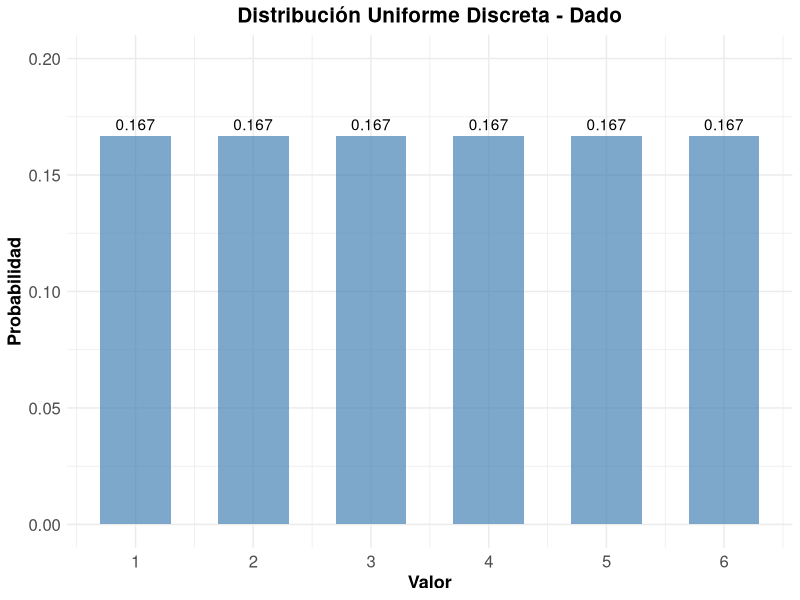
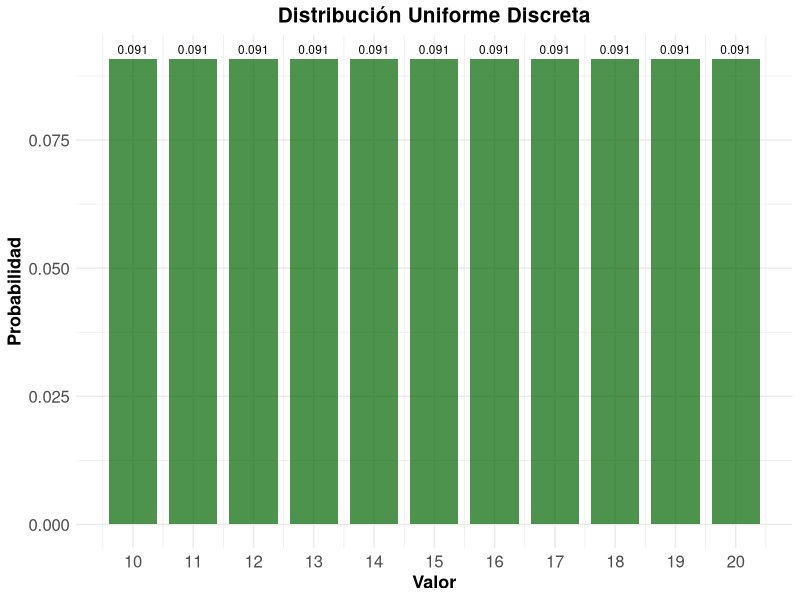
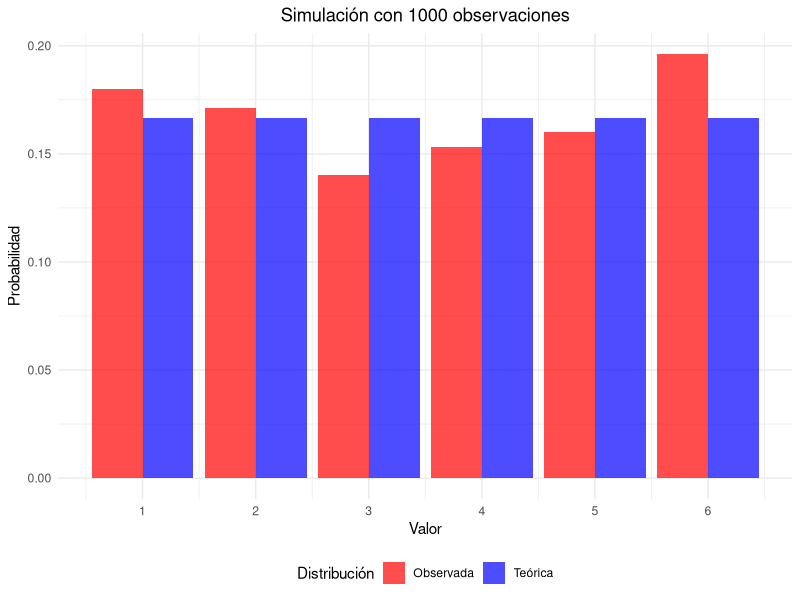
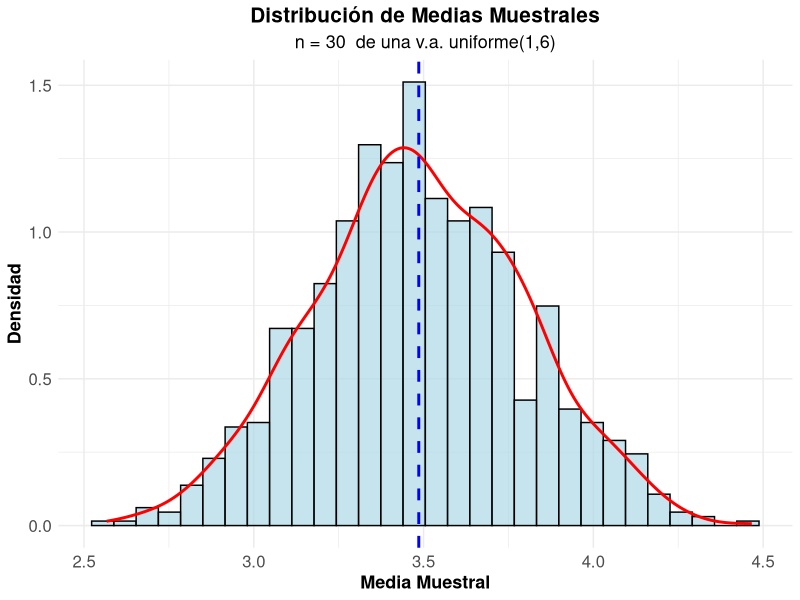
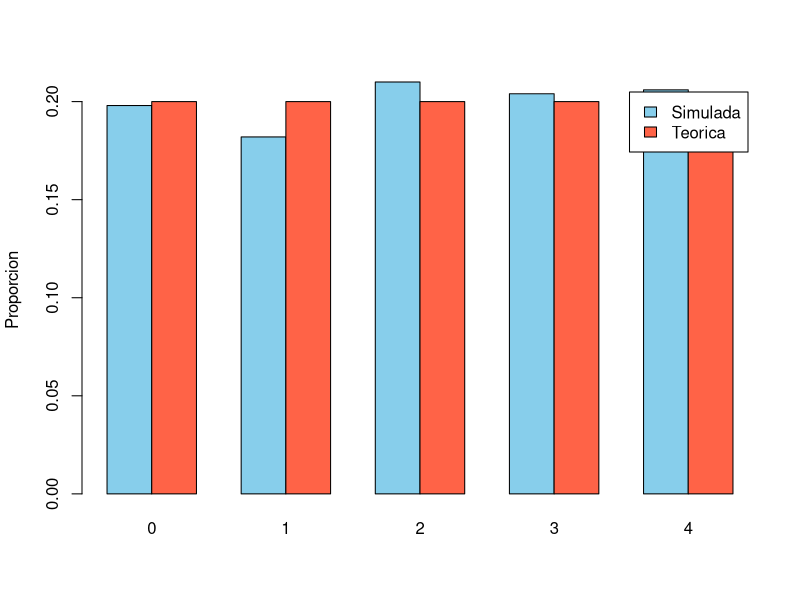

Reproduce these figures in R, in order.
## ---- chunk 1
#| label: setup
#| include: false
library(tidyverse)
library(kableExtra)
library(gridExtra)
## ---- chunk 2
#| code-fold: true
#| label: dado-ejemplo

# Parámetros del dado
x_1 <- 1
x_6 <- 6
valores <- x_1:x_6
probabilidades <- rep(1/length(valores), length(valores))

# Crear data frame
dado_data <- data.frame(
  Valor = valores,
  Probabilidad = probabilidades
)

# Mostrar tabla
kable(dado_data, 
      caption = "Distribución de probabilidad de un dado",
      align = "cc") %>%
  kable_styling(bootstrap_options = "striped")
## ---- chunk 3
#| code-fold: true
#| label: parametros-dado
# Media
media <- sum(dado_data$Valor)/length(dado_data$Valor)
cat("Media:", media, "\n")

# Varianza
varianza <- sum((dado_data$Valor- media)^2)/length(dado_data$Valor)
cat("Varianza:", varianza, "\n")

# Desviación estándar
desv_std <- sqrt(varianza)
cat("Desviación estándar:", round(desv_std, 4), "\n")
## ---- chunk 4
#| code-fold: true
#| label: grafico-dado
#| fig-cap: "Función de probabilidad de un dado"

ggplot(dado_data, aes(x = Valor, y = Probabilidad)) +
  geom_col(fill = "steelblue", alpha = 0.7, width = 0.6) +
  geom_text(aes(label = round(Probabilidad, 3)), vjust = -0.5) +
  scale_x_continuous(breaks = valores) +
  scale_y_continuous(limits = c(0, 0.20)) +
  labs(title = "Distribución Uniforme Discreta - Dado",
       x = "Valor",
       y = "Probabilidad") +
  theme_minimal() +
  theme(
    legend.title = element_text(size=13, face="bold"),
    legend.text = element_text(size=13),
    plot.title = element_text(size=15, face="bold", hjust = 0.5),
    plot.subtitle = element_text(size=13, hjust = 0.5),
    axis.text.x=element_text(size=12),
    axis.text.y=element_text(size=12),
    axis.title.x = element_text(face="bold", size=13),
    axis.title.y = element_text(face="bold", size=13)
    # panel.grid.major.y = element_line(color = "#ECF0F1", linewidth = 0.5,
    #   linetype = "dashed"),
    # panel.grid.minor.y = element_blank(),
    # panel.grid.major.x = element_blank(),
    # panel.background = element_rect(fill = "#FAFAFA", color = NA),
    # plot.background = element_rect(fill = "white", color = NA)
  )
## ---- chunk 5
#| code-fold: true
#| label: ejemplo-numeros

x2_1 <- 10
x2_n <- 20
valores2 <- x2_1:x2_n
probabilidades2 <- rep(1/(length(valores2)), length(valores2))

# Data_frame
data2 <- data.frame(
  Valor = valores2,
  Probabilidad = probabilidades2
)

# Parámetros estadísticos
media2 <- mean(data2$Valor)
varianza2 <- sum((data2$Valor - media2)^2)/length(data2$Valor)
desv_std2 <- sqrt(varianza2)

cat("Media:", media2, "\n")
cat("Varianza:", round(varianza2, 4), "\n")
cat("Desviación estándar:", round(desv_std2, 4), "\n")
## ---- chunk 6
#| label: grafico-numeros
#| code-fold: true
#| fig-align: "center"
#| fig-cap: "Distribución uniforme discreta entre 10 y 20"


ggplot(data2, aes(x = Valor, y = Probabilidad)) +
  geom_col(fill = "darkgreen", alpha = 0.7, width = 0.8) +
  geom_text(aes(label = round(Probabilidad, 3)), 
            vjust = -0.5, size = 3) +
  scale_x_continuous(breaks = seq(10, 20, 1)) +
  labs(title = "Distribución Uniforme Discreta",
       x = "Valor",
       y = "Probabilidad") +
  theme_minimal() +
  theme(
    legend.title = element_text(size=13, face="bold"),
    legend.text = element_text(size=13),
    plot.title = element_text(size=15, face="bold", hjust = 0.5),
    plot.subtitle = element_text(size=13, hjust = 0.5),
    axis.text.x=element_text(size=12),
    axis.text.y=element_text(size=12),
    axis.title.x = element_text(face="bold", size=13),
    axis.title.y = element_text(face="bold", size=13)
    # panel.grid.major.y = element_line(color = "#ECF0F1", linewidth = 0.5,
    #   linetype = "dashed"),
    # panel.grid.minor.y = element_blank(),
    # panel.grid.major.x = element_blank(),
    # panel.background = element_rect(fill = "#FAFAFA", color = NA),
    # plot.background = element_rect(fill = "white", color = NA)
  )
## ---- chunk 7
#| code-fold: true
#| label: simulacion

# Generar 1000 números aleatorios
n_sim <- 1000
muestra <- sample(1:6, n_sim, replace = TRUE)

# Frecuencias observadas
freq_obs <- table(muestra)
freq_rel <- prop.table(freq_obs)

# Comparar con probabilidades teóricas
comparacion <- data.frame(
  Valor = 1:6,
  Prob_Teorica = rep(1/6, 6),
  Freq_Observada = as.numeric(freq_rel)
)

kable(comparacion, 
      caption = "Comparación entre probabilidades teóricas y observadas",
      col.names = c("Valor", "Prob. Teórica", "Freq. Observada"),
      digits = 4) |> 
  kable_styling(bootstrap_options = "striped")
## ---- chunk 8
#| code-fold: true
#| label: grafico-simulacion
#| fig-width: 8
#| fig-height: 6
#| fig-align: "center"
#| fig-cap: "Comparación entre distribución teórica y simulada"


# Preparar datos para el gráfico
comp_long <- comparacion |> 
  pivot_longer(cols = c(Prob_Teorica, Freq_Observada),
               names_to = "Tipo",
               values_to = "Probabilidad") |> 
  mutate(Tipo = case_when(
    Tipo == "Prob_Teorica" ~ "Teórica",
    Tipo == "Freq_Observada" ~ "Observada"
  ))

ggplot(comp_long, aes(x = Valor, y = Probabilidad, fill = Tipo)) +
  geom_col(position = "dodge", alpha = 0.7) +
  scale_x_continuous(breaks = 1:6) +
  scale_fill_manual(values = c("Teórica" = "blue", "Observada" = "red")) +
  labs(title = paste("Simulación con", n_sim, "observaciones"),
       x = "Valor",
       y = "Probabilidad",
       fill = "Distribución") +
  theme_minimal() +
  theme(plot.title = element_text(hjust = 0.5),
        legend.position = "bottom")
## ---- chunk 9
#| code-fold: true
#| label: limite-central
#| fig-width: 8
#| fig-height: 6
#| fig-align: "center"
#| fig-cap: "Verificación del Teorema Central del Límite"
# Simular medias muestrales

k_muestra <- 1000
n_muestra <- 30

medias_muestrales <- replicate(k_muestra, {
  muestra <- sample(1:6, n_muestra, replace = TRUE)
  mean(muestra)
})

# Crear histograma
hist_data <- data.frame(Medias = medias_muestrales)

ggplot(hist_data) +
  geom_histogram(aes(x=Medias, after_stat(density)), bins = 30, 
                 fill = "lightblue", alpha = 0.7, color = "black") +
  geom_density(aes(x = Medias), color = "red", linewidth = 1) +
  geom_vline(xintercept = mean(medias_muestrales), 
             color = "blue", linetype = "dashed", linewidth = 1) +
  labs(title = "Distribución de Medias Muestrales",
       subtitle = paste("n =", n_muestra, " de una v.a. uniforme(1,6)"),
       x = "Media Muestral",
       y = "Densidad") +
  theme_minimal() +
  theme(
    legend.title = element_text(size=13, face="bold"),
    legend.text = element_text(size=13),
    plot.title = element_text(size=15, face="bold", hjust = 0.5),
    plot.subtitle = element_text(size=13, hjust = 0.5),
    axis.text.x=element_text(size=12),
    axis.text.y=element_text(size=12),
    axis.title.x = element_text(face="bold", size=13),
    axis.title.y = element_text(face="bold", size=13)
    # panel.grid.major.y = element_line(color = "#ECF0F1", linewidth = 0.5,
    #   linetype = "dashed"),
    # panel.grid.minor.y = element_blank(),
    # panel.grid.major.x = element_blank(),
    # panel.background = element_rect(fill = "#FAFAFA", color = NA),
    # plot.background = element_rect(fill = "white", color = NA)
  )

# Estadísticas
cat("Media teórica:", (1+6)/2, "\n")
cat("Media observada:", round(mean(medias_muestrales), 4), "\n")
cat("Varianza teórica de la media:", round(((6-1+1)^2-1)/12/n_muestra, 4), "\n")
cat("Varianza observada de la media:", round(var(medias_muestrales), 4), "\n")
## ---- chunk 10
valores <- 1:8
# %% calcula el residuo de la division. Residuo 0 al dividir por 2 = par.
mean(valores %% 2 == 0)
## ---- chunk 11
valores <- 5:15
mu <- mean(valores)
var_poblacional <- mean((valores-mu)^2)
c(media=mu,varianza=var_poblacional)
## ---- chunk 12
(length(valores)^2-1)/12
## ---- chunk 13
set.seed(201)
muestra <- sample(0:4,size=500,replace=TRUE)
frecuencias <- table(factor(muestra,levels=0:4))
comparacion <- data.frame(valor=0:4,frecuencia=as.numeric(frecuencias),
                         proporcion=as.numeric(frecuencias)/500,
                         proporcion_teorica=rep(0.2,5))
comparacion
## ---- chunk 14
barplot(rbind(comparacion$proporcion,comparacion$proporcion_teorica),
        beside=TRUE,names.arg=0:4,col=c("skyblue","tomato"),
        legend.text=c("Simulada","Teorica"),ylab="Proporcion")
